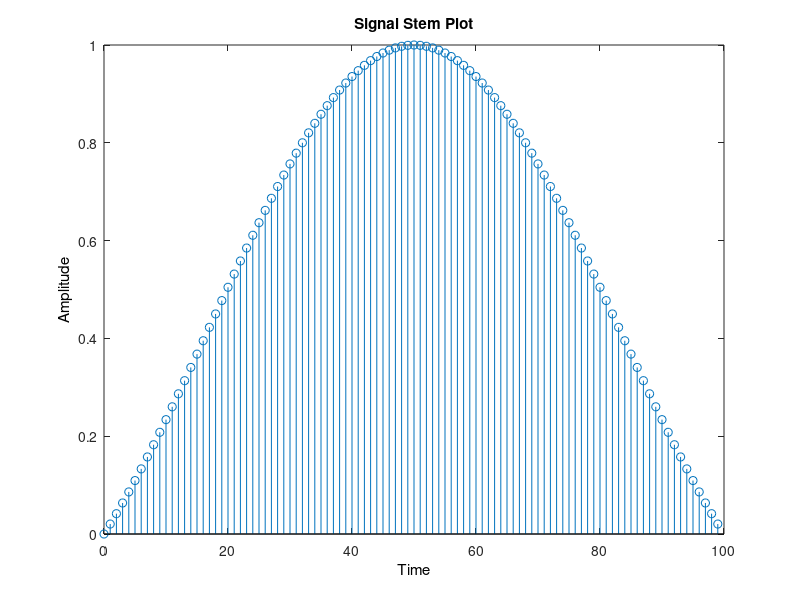

MATLAB code for this plot: (Note: this script raises an error after producing the figure.)
%% Lab3 Part 2
clear
clc
% Modulation:
% Generate Bandlimited Signal
signal = sinc(-1:0.02:0.98);
ksignal = 0:99;
figure(1)
stem(ksignal, signal);
set(get(gca, 'XLabel'), 'String', 'Time');
set(get(gca, 'YLabel'), 'String', 'Amplitude');
set(get(gca, 'Title'), 'String', 'Signal Stem Plot');

% Compute DTFT of signal
komega = ((1:2000) - 1)*2*pi/2000-pi;
for ii=1:2000
    y(ii) = dtft(signal, ksignal, komega(ii));
end

% Plot DTFT of signal
figure(2)
subplot(2,1,1)
plot(komega,abs(y))
xlabel('\omega')
ylabel('|F(rect)(\omega)|')
title('DTFT from -\pi to \pi of the Signal')
grid
subplot(2,1,2)
plot(komega,angle(y));
xlabel('\omega');
ylabel('\angle F(rect)(\omega)')
grid

% Transmit signal through High Pass Filter

% Approximate Impulse Response of HPF
M = 50;
kfilt = 1:M;
wc = 1/5;
lp = wc*sinc( wc*(kfilt-M/2));
hp = sinc(kfilt-M/2) - lp;

% Plot Impulse Response lp[n] and DTFT{lp[n]}
% Compute DTFT of lp
komega = (1:50)*2*pi/50-pi;
for ii=1:50
    y2(ii) = dtft(lp, kfilt, komega(ii));
end

% FIXME NOT WORKING

% Plot DTFT of signal
figure(3)
subplot(3,1,1)
stem(lp)
grid
xlabel('time')
ylabel('Amplitude')
title('Impulse Response of lp[n]')
subplot(3,1,2)
plot(komega,abs(y2))
xlabel('\omega')
ylabel('|F(rect)(\omega)|')
title('DTFT from -\pi to \pi of the lp[n]')
grid
subplot(3,1,3)
plot(komega,angle(y2));
xlabel('\omega');
ylabel('\angle F(rect)(\omega)')
grid

% Plot DTFT and hp[n] impulse response
% Compute DTFT of lp
komega = (1:50)*2*pi/50-pi;
for ii=1:50
    y3(ii) = dtft(lp, kfilt, komega(ii));
end

% FIXME NOT WORKING

% Plot DTFT of signal
figure(4)
subplot(3,1,1)
stem(hp)
grid
xlabel('time')
ylabel('Amplitude')
title('Frequency Response of hp[n]')
subplot(3,1,2)
plot(komega,abs(y3))
xlabel('\omega')
ylabel('|F(rect)(\omega)|')
title('DTFT from -\pi to \pi of the hp[n]')
grid
subplot(3,1,3)
plot(komega,angle(y3));
xlabel('\omega');
ylabel('\angle F(rect)(\omega)')
grid

% Pass Signal through Channel:
omega0 = .375*pi;% 3/8 * pi % appropriate discrete-time angular frequency
msignal = cos(omega0*ksignal).*signal;

% Plot DTFT of msignal
komega = (1:100)*2*pi/100-pi;
for ii=1:100
    y4(ii) = dtft(msignal, 1:2*M, komega(ii));
end
figure(5)
subplot(3,1,1)
stem(y4)
grid
xlabel('time')
ylabel('Amplitude')
title(' Frequency Response of msignal')
subplot(3,1,2)
plot(komega,abs(y4))
xlabel('\omega')
ylabel('|F(rect)(\omega)|')
title('DTFT from -\pi to \pi of msignal')
grid
subplot(3,1,3)
plot(komega,angle(y4));
xlabel('\omega');
ylabel('\angle F(rect)(\omega)')
grid

% Compute moutput
moutput = conv(msignal, hp);
figure(18)
stem(moutput)
kmout=0:(length(moutput)-1);
msin= sin(omega0*kmout).*moutput;

mcos= cos(omega0*kmout).*moutput;
mlc=conv(lp,msin);
mls=conv(lp,mcos);
dsignal=mls+mlc;
figure(28)
stem(dsignal)
%so for some reason it's upside down at at .5 magnnitude but we did it
%maybe??